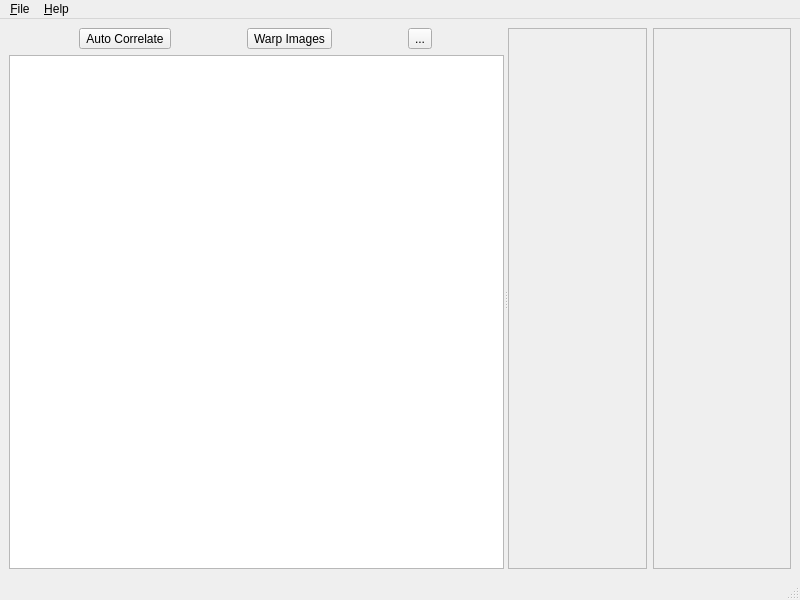
<?xml version="1.0" encoding="UTF-8"?>
<ui version="4.0">
 <class>MainWindow</class>
 <widget class="QMainWindow" name="MainWindow">
  <property name="geometry">
   <rect>
    <x>0</x>
    <y>0</y>
    <width>800</width>
    <height>600</height>
   </rect>
  </property>
  <property name="windowTitle">
   <string>Timelapse Correlator</string>
  </property>
  <widget class="QWidget" name="centralwidget">
   <layout class="QHBoxLayout" name="horizontalLayout_3">
    <item>
     <widget class="QSplitter" name="splitter">
      <property name="orientation">
       <enum>Qt::Horizontal</enum>
      </property>
      <widget class="QWidget" name="layoutWidget">
       <layout class="QVBoxLayout" name="verticalLayout">
        <item>
         <layout class="QHBoxLayout" name="horizontalLayout">
          <item>
           <widget class="QToolButton" name="autoCorrelateButton">
            <property name="text">
             <string>Auto Correlate</string>
            </property>
           </widget>
          </item>
          <item>
           <widget class="QToolButton" name="warpImagesButton">
            <property name="text">
             <string>Warp Images</string>
            </property>
           </widget>
          </item>
          <item>
           <widget class="QToolButton" name="toolButton_3">
            <property name="text">
             <string>...</string>
            </property>
           </widget>
          </item>
         </layout>
        </item>
        <item>
         <widget class="QListView" name="imagesList"/>
        </item>
       </layout>
      </widget>
      <widget class="QWidget" name="layoutWidget">
       <layout class="QHBoxLayout" name="horizontalLayout_2">
        <item>
         <widget class="DragScroll" name="scrollLeft">
          <property name="widgetResizable">
           <bool>true</bool>
          </property>
          <widget class="QWidget" name="scrollAreaWidgetContents">
           <property name="geometry">
            <rect>
             <x>0</x>
             <y>0</y>
             <width>142</width>
             <height>531</height>
            </rect>
           </property>
          </widget>
         </widget>
        </item>
        <item>
         <widget class="DragScroll" name="scrollRight">
          <property name="widgetResizable">
           <bool>true</bool>
          </property>
          <widget class="QWidget" name="scrollAreaWidgetContents_2">
           <property name="geometry">
            <rect>
             <x>0</x>
             <y>0</y>
             <width>141</width>
             <height>531</height>
            </rect>
           </property>
          </widget>
         </widget>
        </item>
       </layout>
      </widget>
     </widget>
    </item>
   </layout>
  </widget>
  <widget class="QMenuBar" name="menubar">
   <property name="geometry">
    <rect>
     <x>0</x>
     <y>0</y>
     <width>800</width>
     <height>25</height>
    </rect>
   </property>
   <widget class="QMenu" name="menu_File">
    <property name="title">
     <string>&amp;File</string>
    </property>
    <addaction name="action_New_Project"/>
    <addaction name="action_Load_Project"/>
    <addaction name="action_Save_Project"/>
    <addaction name="separator"/>
    <addaction name="actionE_xit"/>
   </widget>
   <widget class="QMenu" name="menu_Help">
    <property name="title">
     <string>&amp;Help</string>
    </property>
    <addaction name="action_About"/>
   </widget>
   <addaction name="menu_File"/>
   <addaction name="menu_Help"/>
  </widget>
  <widget class="QStatusBar" name="statusbar"/>
  <action name="action_About">
   <property name="text">
    <string>&amp;About</string>
   </property>
  </action>
  <action name="action_New_Project">
   <property name="text">
    <string>&amp;New Project</string>
   </property>
  </action>
  <action name="action_Load_Project">
   <property name="text">
    <string>&amp;Load Project</string>
   </property>
  </action>
  <action name="action_Save_Project">
   <property name="text">
    <string>&amp;Save Project</string>
   </property>
  </action>
  <action name="actionE_xit">
   <property name="text">
    <string>E&amp;xit</string>
   </property>
  </action>
 </widget>
 <customwidgets>
  <customwidget>
   <class>DragScroll</class>
   <extends>QScrollArea</extends>
   <header>correlation_points.h</header>
   <container>1</container>
  </customwidget>
 </customwidgets>
 <resources/>
 <connections/>
</ui>
